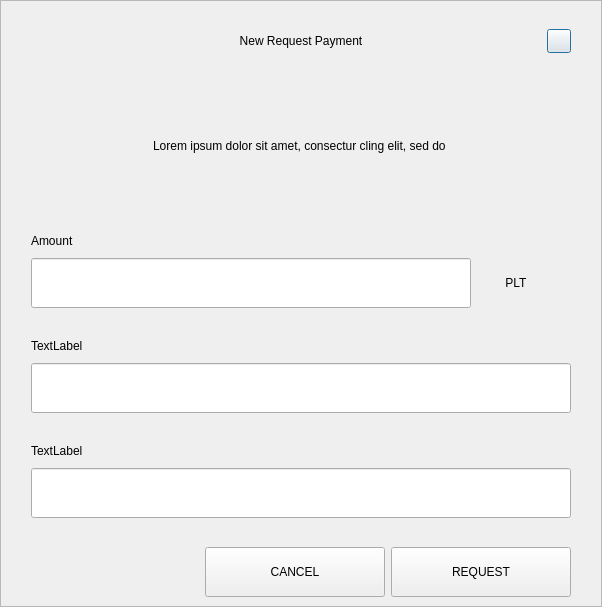
<?xml version="1.0" encoding="UTF-8"?>
<ui version="4.0">
 <class>RequestDialog</class>
 <widget class="QDialog" name="RequestDialog">
  <property name="geometry">
   <rect>
    <x>0</x>
    <y>0</y>
    <width>602</width>
    <height>607</height>
   </rect>
  </property>
  <property name="windowTitle">
   <string>Dialog</string>
  </property>
  <layout class="QVBoxLayout" name="verticalLayout_5">
   <property name="spacing">
    <number>0</number>
   </property>
   <property name="leftMargin">
    <number>0</number>
   </property>
   <property name="topMargin">
    <number>0</number>
   </property>
   <property name="rightMargin">
    <number>0</number>
   </property>
   <property name="bottomMargin">
    <number>0</number>
   </property>
   <item>
    <widget class="QFrame" name="frame">
     <property name="styleSheet">
      <string notr="true"/>
     </property>
     <property name="frameShape">
      <enum>QFrame::StyledPanel</enum>
     </property>
     <property name="frameShadow">
      <enum>QFrame::Raised</enum>
     </property>
     <layout class="QVBoxLayout" name="verticalLayout_4" stretch="1,0,0">
      <property name="spacing">
       <number>0</number>
      </property>
      <property name="leftMargin">
       <number>30</number>
      </property>
      <property name="topMargin">
       <number>20</number>
      </property>
      <property name="rightMargin">
       <number>30</number>
      </property>
      <property name="bottomMargin">
       <number>0</number>
      </property>
      <item>
       <layout class="QHBoxLayout" name="horizontalLayout_3">
        <property name="spacing">
         <number>0</number>
        </property>
        <item>
         <spacer name="horizontalSpacer_21">
          <property name="orientation">
           <enum>Qt::Horizontal</enum>
          </property>
          <property name="sizeHint" stdset="0">
           <size>
            <width>40</width>
            <height>20</height>
           </size>
          </property>
         </spacer>
        </item>
        <item>
         <widget class="QLabel" name="labelTitle">
          <property name="minimumSize">
           <size>
            <width>0</width>
            <height>40</height>
           </size>
          </property>
          <property name="maximumSize">
           <size>
            <width>16777215</width>
            <height>40</height>
           </size>
          </property>
          <property name="styleSheet">
           <string notr="true">padding-left:24px;</string>
          </property>
          <property name="text">
           <string>New Request Payment</string>
          </property>
          <property name="alignment">
           <set>Qt::AlignCenter</set>
          </property>
          <property name="margin">
           <number>7</number>
          </property>
         </widget>
        </item>
        <item>
         <spacer name="horizontalSpacer">
          <property name="orientation">
           <enum>Qt::Horizontal</enum>
          </property>
          <property name="sizeHint" stdset="0">
           <size>
            <width>40</width>
            <height>20</height>
           </size>
          </property>
         </spacer>
        </item>
        <item>
         <widget class="QPushButton" name="btnEsc">
          <property name="minimumSize">
           <size>
            <width>24</width>
            <height>24</height>
           </size>
          </property>
          <property name="maximumSize">
           <size>
            <width>24</width>
            <height>24</height>
           </size>
          </property>
          <property name="text">
           <string/>
          </property>
         </widget>
        </item>
       </layout>
      </item>
      <item>
       <widget class="QStackedWidget" name="stack">
        <property name="minimumSize">
         <size>
          <width>540</width>
          <height>0</height>
         </size>
        </property>
        <property name="maximumSize">
         <size>
          <width>540</width>
          <height>16777215</height>
         </size>
        </property>
        <property name="currentIndex">
         <number>0</number>
        </property>
        <widget class="QWidget" name="page_1">
         <property name="minimumSize">
          <size>
           <width>540</width>
           <height>0</height>
          </size>
         </property>
         <property name="maximumSize">
          <size>
           <width>540</width>
           <height>16777215</height>
          </size>
         </property>
         <layout class="QVBoxLayout" name="layout1">
          <property name="spacing">
           <number>0</number>
          </property>
          <property name="leftMargin">
           <number>0</number>
          </property>
          <property name="topMargin">
           <number>0</number>
          </property>
          <property name="rightMargin">
           <number>0</number>
          </property>
          <property name="bottomMargin">
           <number>0</number>
          </property>
          <item>
           <spacer name="verticalSpacer_21">
            <property name="orientation">
             <enum>Qt::Vertical</enum>
            </property>
            <property name="sizeType">
             <enum>QSizePolicy::Fixed</enum>
            </property>
            <property name="sizeHint" stdset="0">
             <size>
              <width>20</width>
              <height>30</height>
             </size>
            </property>
           </spacer>
          </item>
          <item alignment="Qt::AlignHCenter">
           <widget class="QLabel" name="labelMessage">
            <property name="minimumSize">
             <size>
              <width>400</width>
              <height>50</height>
             </size>
            </property>
            <property name="text">
             <string>Lorem ipsum dolor sit amet, consectur cling elit, sed do </string>
            </property>
            <property name="alignment">
             <set>Qt::AlignCenter</set>
            </property>
            <property name="wordWrap">
             <bool>true</bool>
            </property>
           </widget>
          </item>
          <item alignment="Qt::AlignBottom">
           <widget class="QWidget" name="containerAmount" native="true">
            <layout class="QVBoxLayout" name="verticalLayout">
             <property name="spacing">
              <number>9</number>
             </property>
             <property name="leftMargin">
              <number>0</number>
             </property>
             <property name="topMargin">
              <number>0</number>
             </property>
             <property name="rightMargin">
              <number>0</number>
             </property>
             <property name="bottomMargin">
              <number>0</number>
             </property>
             <item>
              <widget class="QLabel" name="labelSubtitleAmount">
               <property name="minimumSize">
                <size>
                 <width>350</width>
                 <height>16</height>
                </size>
               </property>
               <property name="maximumSize">
                <size>
                 <width>16777215</width>
                 <height>16</height>
                </size>
               </property>
               <property name="text">
                <string>Amount</string>
               </property>
              </widget>
             </item>
             <item alignment="Qt::AlignTop">
              <widget class="QWidget" name="layoutAmount" native="true">
               <layout class="QHBoxLayout" name="horizontalLayout" stretch="2,0">
                <property name="spacing">
                 <number>0</number>
                </property>
                <property name="leftMargin">
                 <number>0</number>
                </property>
                <property name="topMargin">
                 <number>0</number>
                </property>
                <property name="rightMargin">
                 <number>0</number>
                </property>
                <property name="bottomMargin">
                 <number>0</number>
                </property>
                <item>
                 <widget class="QLineEdit" name="lineEditAmount">
                  <property name="minimumSize">
                   <size>
                    <width>0</width>
                    <height>50</height>
                   </size>
                  </property>
                  <property name="maximumSize">
                   <size>
                    <width>16777215</width>
                    <height>50</height>
                   </size>
                  </property>
                 </widget>
                </item>
                <item>
                 <widget class="QWidget" name="comboContainer" native="true">
                  <property name="minimumSize">
                   <size>
                    <width>100</width>
                    <height>50</height>
                   </size>
                  </property>
                  <property name="maximumSize">
                   <size>
                    <width>16777215</width>
                    <height>50</height>
                   </size>
                  </property>
                  <layout class="QHBoxLayout" name="horizontalLayout_31">
                   <property name="spacing">
                    <number>0</number>
                   </property>
                   <property name="leftMargin">
                    <number>0</number>
                   </property>
                   <property name="topMargin">
                    <number>0</number>
                   </property>
                   <property name="rightMargin">
                    <number>10</number>
                   </property>
                   <property name="bottomMargin">
                    <number>0</number>
                   </property>
                   <item>
                    <widget class="QLabel" name="comboBoxCoin">
                     <property name="text">
                      <string>PLT</string>
                     </property>
                     <property name="alignment">
                      <set>Qt::AlignCenter</set>
                     </property>
                    </widget>
                   </item>
                  </layout>
                 </widget>
                </item>
               </layout>
              </widget>
             </item>
            </layout>
           </widget>
          </item>
          <item>
           <spacer name="verticalSpacer_31">
            <property name="orientation">
             <enum>Qt::Vertical</enum>
            </property>
            <property name="sizeType">
             <enum>QSizePolicy::Fixed</enum>
            </property>
            <property name="sizeHint" stdset="0">
             <size>
              <width>20</width>
              <height>30</height>
             </size>
            </property>
           </spacer>
          </item>
          <item>
           <layout class="QVBoxLayout" name="verticalLayoutLabel">
            <property name="spacing">
             <number>9</number>
            </property>
            <item>
             <widget class="QLabel" name="labelSubtitleLabel">
              <property name="minimumSize">
               <size>
                <width>0</width>
                <height>16</height>
               </size>
              </property>
              <property name="maximumSize">
               <size>
                <width>16777215</width>
                <height>16</height>
               </size>
              </property>
              <property name="text">
               <string>TextLabel</string>
              </property>
             </widget>
            </item>
            <item>
             <widget class="QLineEdit" name="lineEditLabel">
              <property name="minimumSize">
               <size>
                <width>0</width>
                <height>50</height>
               </size>
              </property>
              <property name="maximumSize">
               <size>
                <width>16777215</width>
                <height>50</height>
               </size>
              </property>
             </widget>
            </item>
           </layout>
          </item>
          <item>
           <spacer name="verticalSpacer_34">
            <property name="orientation">
             <enum>Qt::Vertical</enum>
            </property>
            <property name="sizeType">
             <enum>QSizePolicy::Fixed</enum>
            </property>
            <property name="sizeHint" stdset="0">
             <size>
              <width>20</width>
              <height>30</height>
             </size>
            </property>
           </spacer>
          </item>
          <item>
           <layout class="QVBoxLayout" name="verticalLayoutDescription">
            <property name="spacing">
             <number>9</number>
            </property>
            <item>
             <widget class="QLabel" name="labelSubtitleDescription">
              <property name="minimumSize">
               <size>
                <width>0</width>
                <height>16</height>
               </size>
              </property>
              <property name="maximumSize">
               <size>
                <width>16777215</width>
                <height>16</height>
               </size>
              </property>
              <property name="text">
               <string>TextLabel</string>
              </property>
             </widget>
            </item>
            <item>
             <widget class="QLineEdit" name="lineEditDescription">
              <property name="minimumSize">
               <size>
                <width>0</width>
                <height>50</height>
               </size>
              </property>
              <property name="maximumSize">
               <size>
                <width>16777215</width>
                <height>50</height>
               </size>
              </property>
             </widget>
            </item>
            <item>
             <spacer name="verticalSpacer_4">
              <property name="orientation">
               <enum>Qt::Vertical</enum>
              </property>
              <property name="sizeType">
               <enum>QSizePolicy::Fixed</enum>
              </property>
              <property name="sizeHint" stdset="0">
               <size>
                <width>20</width>
                <height>20</height>
               </size>
              </property>
             </spacer>
            </item>
           </layout>
          </item>
         </layout>
        </widget>
        <widget class="QWidget" name="page_2">
         <layout class="QVBoxLayout" name="layout2">
          <item>
           <spacer name="verticalSpacer_5">
            <property name="orientation">
             <enum>Qt::Vertical</enum>
            </property>
            <property name="sizeType">
             <enum>QSizePolicy::Fixed</enum>
            </property>
            <property name="sizeHint" stdset="0">
             <size>
              <width>20</width>
              <height>50</height>
             </size>
            </property>
           </spacer>
          </item>
          <item alignment="Qt::AlignHCenter">
           <widget class="QLabel" name="labelQrImg">
            <property name="minimumSize">
             <size>
              <width>260</width>
              <height>260</height>
             </size>
            </property>
            <property name="maximumSize">
             <size>
              <width>260</width>
              <height>260</height>
             </size>
            </property>
            <property name="text">
             <string/>
            </property>
            <property name="alignment">
             <set>Qt::AlignCenter</set>
            </property>
           </widget>
          </item>
          <item>
           <spacer name="verticalSpacer_2">
            <property name="orientation">
             <enum>Qt::Vertical</enum>
            </property>
            <property name="sizeType">
             <enum>QSizePolicy::Fixed</enum>
            </property>
            <property name="sizeHint" stdset="0">
             <size>
              <width>20</width>
              <height>30</height>
             </size>
            </property>
           </spacer>
          </item>
          <item alignment="Qt::AlignHCenter">
           <widget class="QLabel" name="labelAddress">
            <property name="text">
             <string>D7VFR83SQbiezrW72hjcWJtcfip5krte2Z </string>
            </property>
           </widget>
          </item>
          <item>
           <spacer name="verticalSpacer_32">
            <property name="orientation">
             <enum>Qt::Vertical</enum>
            </property>
            <property name="sizeType">
             <enum>QSizePolicy::Expanding</enum>
            </property>
            <property name="sizeHint" stdset="0">
             <size>
              <width>20</width>
              <height>20</height>
             </size>
            </property>
           </spacer>
          </item>
          <item>
           <layout class="QHBoxLayout" name="horizontal">
            <property name="leftMargin">
             <number>20</number>
            </property>
            <property name="rightMargin">
             <number>20</number>
            </property>
            <property name="bottomMargin">
             <number>20</number>
            </property>
            <item>
             <spacer name="horizontalSpacer_4">
              <property name="orientation">
               <enum>Qt::Horizontal</enum>
              </property>
              <property name="sizeHint" stdset="0">
               <size>
                <width>40</width>
                <height>20</height>
               </size>
              </property>
             </spacer>
            </item>
            <item>
             <widget class="QPushButton" name="btnCopyAddress">
              <property name="minimumSize">
               <size>
                <width>180</width>
                <height>50</height>
               </size>
              </property>
              <property name="text">
               <string>COPY ADDRESS</string>
              </property>
             </widget>
            </item>
            <item>
             <widget class="QPushButton" name="btnCopyUrl">
              <property name="minimumSize">
               <size>
                <width>180</width>
                <height>50</height>
               </size>
              </property>
              <property name="text">
               <string>COPY URL</string>
              </property>
             </widget>
            </item>
            <item>
             <spacer name="horizontalSpacer_2">
              <property name="orientation">
               <enum>Qt::Horizontal</enum>
              </property>
              <property name="sizeHint" stdset="0">
               <size>
                <width>40</width>
                <height>20</height>
               </size>
              </property>
             </spacer>
            </item>
           </layout>
          </item>
         </layout>
        </widget>
       </widget>
      </item>
      <item>
       <widget class="QWidget" name="buttonsStack" native="true">
        <layout class="QHBoxLayout" name="horizontalLayout_5">
         <property name="leftMargin">
          <number>20</number>
         </property>
         <property name="rightMargin">
          <number>0</number>
         </property>
         <item>
          <spacer name="horizontalSpacer_41">
           <property name="orientation">
            <enum>Qt::Horizontal</enum>
           </property>
           <property name="sizeHint" stdset="0">
            <size>
             <width>40</width>
             <height>20</height>
            </size>
           </property>
          </spacer>
         </item>
         <item>
          <widget class="QPushButton" name="btnCancel">
           <property name="minimumSize">
            <size>
             <width>180</width>
             <height>50</height>
            </size>
           </property>
           <property name="text">
            <string>CANCEL</string>
           </property>
          </widget>
         </item>
         <item>
          <widget class="QPushButton" name="btnSave">
           <property name="minimumSize">
            <size>
             <width>180</width>
             <height>50</height>
            </size>
           </property>
           <property name="text">
            <string>REQUEST</string>
           </property>
          </widget>
         </item>
        </layout>
       </widget>
      </item>
     </layout>
    </widget>
   </item>
  </layout>
 </widget>
 <resources/>
 <connections/>
</ui>
